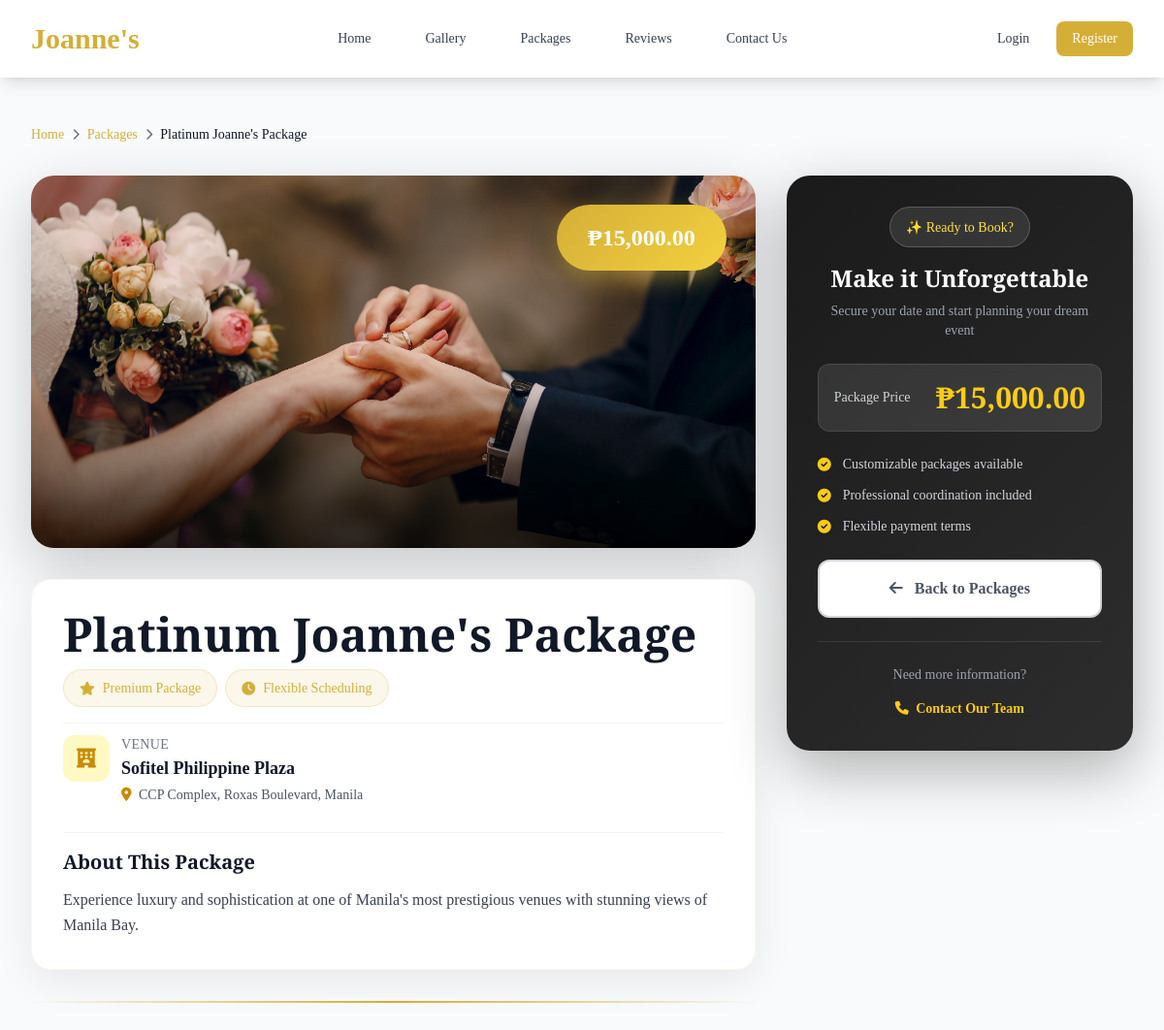
The app's page /packages/view/11 with its own data.
### tables this page shows
CREATE TABLE `packages` (
  `package_id` int(11) NOT NULL,
  `package_name` varchar(255) DEFAULT NULL,
  `hotel_name` varchar(255) DEFAULT NULL,
  `hotel_address` text DEFAULT NULL,
  `hotel_description` text DEFAULT NULL,
  `number_of_guests` int(11) DEFAULT NULL,
  `inclusions` longtext DEFAULT NULL CHECK (json_valid(`inclusions`)),
  `freebies` text DEFAULT NULL,
  `background_image` varchar(255) DEFAULT NULL,
  `price` decimal(10,2) DEFAULT NULL,
  `created_at` timestamp NOT NULL DEFAULT current_timestamp(),
  `is_reserved` tinyint(1) DEFAULT 0
);

### src/Controllers/PackageController.php (called while the page is built, shortened)
<?php
class PackageController {
    private $packageModel;
    public function __construct() {
        $this->packageModel = new Package();
    }
    public function show(int $id) {
        $package = $this->packageModel->findById($id);
        $this->render('packages/show', [ 'package' => $package ]);
    }
    private function render($template, $data = []) {
        extract($data);
        $viewsDir = dirname(__DIR__) . '/Views';
        include $viewsDir . "/{$template}.php";
        include $viewsDir . '/home.php';
    }
}

### src/Models/BaseModel.php (called while the page is built, shortened)
<?php
abstract class BaseModel {
    protected $db;
    protected $table;
    protected $primaryKey = 'id';
    public function __construct() {
        $database = new Database();
        $this->db = $database->connect();
    }
    public function findById($id) {
        $pk = $this->primaryKey;
        $sql = "SELECT * FROM {$this->table} WHERE {$pk} = :id";
        $stmt = $this->db->prepare($sql);
        $stmt->bindValue(':id', $id, PDO::PARAM_INT);
        $stmt->execute();
        return $stmt->fetch();
    }
}

### src/Utils/Database.php (called while the page is built)
<?php
class Database {
    private $host;
    private $port;
    private $dbname;
    private $username;
    private $password;
    private $connection;
    public function __construct() {
        $this->host = $_ENV['DB_HOST'] ?? '127.0.0.1';
        $this->port = $_ENV['DB_PORT'] ?? '3306';
        $this->dbname = $_ENV['DB_NAME'] ?? 'joannes_boutique';
        $this->username = $_ENV['DB_USER'] ?? 'root';
        $this->password = $_ENV['DB_PASS'] ?? '';
    }
    public function connect() {
        if ($this->connection === null) {
            try {
                $dsn = "mysql:host={$this->host};port={$this->port};dbname={$this->dbname};charset=utf8mb4";
                $this->connection = new PDO($dsn, $this->username, $this->password, [
                    PDO::ATTR_ERRMODE => PDO::ERRMODE_EXCEPTION,
                    PDO::ATTR_DEFAULT_FETCH_MODE => PDO::FETCH_ASSOC,
                    PDO::ATTR_EMULATE_PREPARES => false
                ]);
            } catch (PDOException $e) {
                throw new Exception("Connection failed: " . $e->getMessage());
            }
        }
        return $this->connection;
    }
}

### src/Views/packages/show.php (the view, shortened to what this page needs)
<div class="bg-gray-50 min-h-screen py-12">
    <div class="max-w-7xl mx-auto px-4 sm:px-6 lg:px-8">
        <nav class="breadcrumb scroll-reveal">
            <a href="/">Home</a>
            <i class="fas fa-chevron-right text-xs"></i>
            <a href="packages">Packages</a>
            <i class="fas fa-chevron-right text-xs"></i>
            <span class="text-gray-900 font-medium"><?php echo htmlspecialchars($package['package_name']); ?></span>
        </nav>
        <div class="grid lg:grid-cols-3 gap-8">
            <div class="lg:col-span-2 space-y-8">
                <div class="details-hero-image h-96 scroll-reveal">
                    <?php if (!empty($package['background_image'])): ?>
                        <img src="<?php echo rtrim(BASE_URL, '/') . '/uploads/' . htmlspecialchars($package['background_image']); ?>"
                             alt="<?php echo htmlspecialchars($package['package_name']); ?>">
                    <?php else: ?>
                        <div class="w-full h-full bg-gradient-to-br from-gray-200 to-gray-300 flex items-center justify-center">
                            <i class="fas fa-crown text-yellow-400 text-8xl opacity-30"></i>
                        </div>
                    <?php endif; ?>
                    <?php if (!empty($package['price'])): ?>
                        <div class="price-badge-large">
                            ₱<?php echo number_format($package['price'], 2); ?>
                        </div>
                    <?php endif; ?>
                </div>
                <div class="info-card scroll-reveal">
                    <div class="space-y-4">
                        <div>
                            <h1 class="font-serif-elegant text-4xl md:text-5xl font-bold text-gray-900 mb-3">
                                <?php echo htmlspecialchars($package['package_name']); ?>
                            </h1>
                            <div class="flex flex-wrap gap-2 mb-4">
                                <span class="feature-highlight">
                                    <i class="fas fa-star"></i>
                                    Premium Package
                                </span>
                                <span class="feature-highlight">
                                    <i class="fas fa-clock"></i>
                                    Flexible Scheduling
                                </span>
                            </div>
                        </div>
                        <?php if (!empty($package['hotel_name'])): ?>
                            <div class="flex items-start gap-3 py-3 border-t border-gray-100">
                                <div class="w-12 h-12 bg-yellow-100 rounded-xl flex items-center justify-center flex-shrink-0">
                                    <i class="fas fa-hotel text-yellow-600 text-xl"></i>
                                </div>
                                <div>
                                    <p class="text-sm text-gray-500 font-medium uppercase tracking-wide">Venue</p>
                                    <p class="text-lg font-semibold text-gray-900"><?php echo htmlspecialchars($package['hotel_name']); ?></p>
                                    <?php if (!empty($package['hotel_address'])): ?>
                                        <p class="text-sm text-gray-600 mt-1">
                                            <i class="fas fa-map-marker-alt text-yellow-600 mr-1"></i>
                                            <?php echo htmlspecialchars($package['hotel_address']); ?>
                                        </p>
                                    <?php endif; ?>
                                </div>
                            </div>
                        <?php endif; ?>
                        <?php if (!empty($package['hotel_description'])): ?>
                            <div class="pt-4 border-t border-gray-100">
                                <h3 class="font-serif-elegant text-xl font-bold text-gray-900 mb-3">About This Package</h3>
                                <p class="text-gray-700 leading-relaxed">
                                    <?php echo nl2br(htmlspecialchars($package['hotel_description'])); ?>
                                </p>
                            </div>
                        <?php endif; ?>
                    </div>
                </div>
                <div class="divider-elegant"></div>
            </div>
            <div class="lg:col-span-1">
                <div class="sticky-booking scroll-reveal">
                    <div class="text-center mb-6">
                        <div class="inline-block px-4 py-2 bg-white/10 rounded-full backdrop-blur-sm border border-white/20 mb-4">
                            <span class="text-yellow-300 text-sm font-medium">✨ Ready to Book?</span>
                        </div>
                        <h3 class="font-serif-elegant text-2xl font-bold mb-2">Make it Unforgettable</h3>
                        <p class="text-gray-400 text-sm">Secure your date and start planning your dream event</p>
                    </div>
                    <?php if (!empty($package['price'])): ?>
                        <div class="bg-white/10 rounded-xl p-4 mb-6 backdrop-blur-sm border border-white/10">
                            <div class="flex justify-between items-center">
                                <span class="text-gray-300 text-sm">Package Price</span>
                                <span class="font-serif-elegant text-3xl font-bold text-yellow-400">
                                    ₱<?php echo number_format($package['price'], 2); ?>
                                </span>
                            </div>
                        </div>
                    <?php endif; ?>
                    <div class="space-y-3 mb-6">
                        <div class="flex items-center gap-3 text-sm text-gray-300">
                            <i class="fas fa-check-circle text-yellow-400"></i>
                            <span>Customizable packages available</span>
                        </div>
                        <div class="flex items-center gap-3 text-sm text-gray-300">
                            <i class="fas fa-check-circle text-yellow-400"></i>
                            <span>Professional coordination included</span>
                        </div>
                        <div class="flex items-center gap-3 text-sm text-gray-300">
                            <i class="fas fa-check-circle text-yellow-400"></i>
                            <span>Flexible payment terms</span>
                        </div>
                    </div>
                    <div class="space-y-3">
                        <a href="packages"
                           class="block w-full px-6 py-4 btn-outline-elegant rounded-xl font-semibold text-center bg-white">
                            <span>
                                <i class="fas fa-arrow-left mr-2"></i>
                                Back to Packages
                            </span>
                        </a>
                    </div>
                    <div class="mt-6 pt-6 border-t border-white/10 text-center">
                        <p class="text-gray-400 text-sm mb-3">Need more information?</p>
                        <a href="contact" class="text-yellow-400 hover:text-yellow-300 text-sm font-semibold transition-colors">
                            <i class="fas fa-phone mr-1"></i>
                            Contact Our Team
                        </a>
                    </div>
                </div>
            </div>
        </div>
    </div>
</div>

### src/Views/packages/show.php (style rules this page uses)
.font-serif-elegant { font-family: 'Cormorant Garamond', serif; }
.details-hero-image { position: relative; overflow: hidden; border-radius: 24px; box-shadow: 0 20px 60px rgba(0, 0, 0, 0.2); }
.details-hero-image::after { content: ''; position: absolute; bottom: 0; left: 0; right: 0; height: 50%; background: linear-gradient(to top, rgba(0, 0, 0, 0.7), transparent); pointer-events: none; }
.details-hero-image img { width: 100%; height: 100%; object-fit: cover; transition: transform 0.6s ease; }
.price-badge-large { position: absolute; top: 30px; right: 30px; background: linear-gradient(135deg, #d4af37 0%, #f4d03f 100%); color: white; padding: 16px 32px; border-radius: 50px; font-weight: 700; font-size: 1.5rem; z-index: 10; box-shadow: 0 8px 25px rgba(212, 175, 55, 0.5); animation: float 3s ease-in-out infinite; }
.info-card { background: white; border-radius: 20px; padding: 2rem; box-shadow: 0 10px 40px rgba(0, 0, 0, 0.08); transition: all 0.3s ease; border: 1px solid rgba(212, 175, 55, 0.1); }
.btn-outline-elegant { border: 2px solid rgba(107, 114, 128, 0.3); color: #4b5563; transition: all 0.3s ease; position: relative; overflow: hidden; }
.btn-outline-elegant::before { content: ''; position: absolute; top: 0; left: -100%; width: 100%; height: 100%; background: #f9fafb; transition: left 0.3s; z-index: 0; }
.btn-outline-elegant span { position: relative; z-index: 1; }
.divider-elegant { height: 2px; background: linear-gradient(to right, transparent, #d4af37, transparent); margin: 3rem 0; }
.scroll-reveal { opacity: 0; transform: translateY(50px); transition: all 0.8s ease; }
.scroll-reveal.active { opacity: 1; transform: translateY(0); }
.breadcrumb { display: flex; align-items: center; gap: 0.5rem; font-size: 0.875rem; color: #6b7280; margin-bottom: 2rem; }
.breadcrumb a { color: #d4af37; transition: color 0.2s; }
.sticky-booking { position: sticky; top: 2rem; background: linear-gradient(135deg, #1a1a1a 0%, #2d2d2d 100%); border-radius: 24px; padding: 2rem; box-shadow: 0 20px 60px rgba(0, 0, 0, 0.3); color: white; }
.feature-highlight { display: inline-flex; align-items: center; gap: 0.5rem; background: rgba(212, 175, 55, 0.1); padding: 0.5rem 1rem; border-radius: 50px; font-size: 0.875rem; font-weight: 500; color: #d4af37; border: 1px solid rgba(212, 175, 55, 0.2); }

### records on screen
packages: package_name "Platinum Joanne's Package", background_image (picture), price "15,000.00", hotel_name "Sofitel Philippine Plaza", hotel_address "CCP Complex, Roxas Boulevard, Manila", hotel_description "Experience luxury and sophistication at one of Manila's most prestigious venues with stunning views of Manila Bay."
